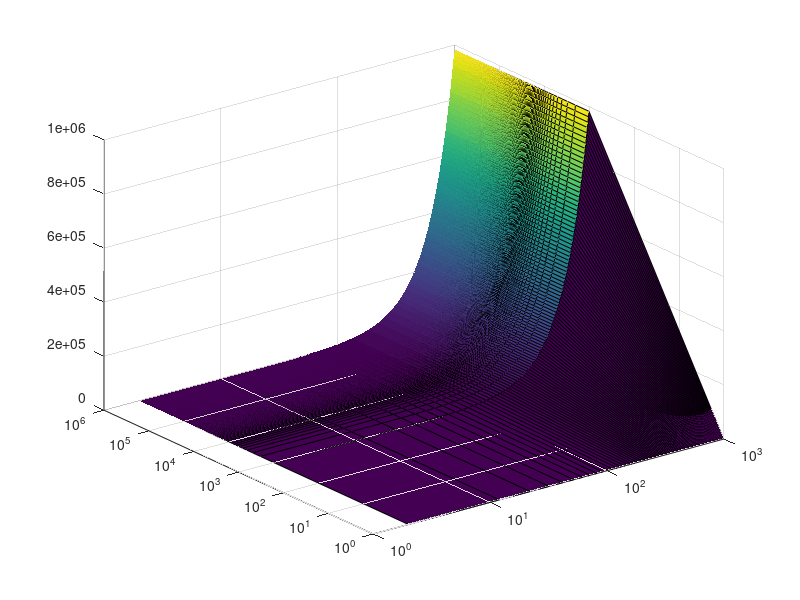

Source code (MATLAB): (Note: this script raises an error after producing the figure.)
clear all
close all
clc

%% Quantum Volume analysis

% Algorithm Quantum Volume

N_max = 1e3;
d_max = 1e6;

[N,d] = meshgrid(2:1e1:N_max,1:1e3:d_max);

% for i = 1:10:N
%     for j = 1:10:d
%         V_Q_a(i,j) = (min(i,j)).^2;
%     end
%     
% end
        
V_Q_a = (min(N,d)).^2;

figure
s = surf(N,d,V_Q_a);
set(gca,'XScale','log')
set(gca,'YScale','log')
s.EdgeColor = 'none';
colorbar
title('Algorithm Quantum Volume Analysis')
xlabel('Number of qubits')
ylabel('Depth')
zlabel('Quantum Volume')

% Device Quantum Volume

N_max = 1e4;
epsilon_eff_min = 1e-6;

[N,epsilon_eff] = meshgrid(2:1:N_max,epsilon_eff_min:1e-3:1);

d2 = 1./(N.*epsilon_eff);

V_Q = (min(N,d2)).^2;

figure
s = surf(N(1,:),epsilon_eff(:,1),V_Q);
set(gca,'XScale','log')
set(gca,'YScale','log')
s.EdgeColor = 'none';
colorbar
title('Device Quantum Volume Analysis')
xlabel('Number of qubits')
ylabel('\epsilon_{eff}')
zlabel('Quantum Volume')

[M_n, n_max] = max(V_Q,[],2);
[M_e, epsilon_max] = max(V_Q);
epsilon_max = epsilon_eff_min .* epsilon_max;

figure
plot(N(1,:),max(V_Q))
title('Quantum Volume Analysis with maximum n')
xlabel('Number of qubits')
ylabel('Max Quantum Volume')

%% Maximization Quantum Volume analysis

N_max = 1e3;
epsilon_eff_min = 1e-5;


for N_i = 2:N_max

    [n,epsilon_eff] = meshgrid(2:1:N_i,epsilon_eff_min:1e-3:1);

    d2 = 1./(n.*epsilon_eff);

    V_Q = (min(n,d2)).^2;
    
    V_Q_max(:,N_i) = max(V_Q,[],2);
    
%     if d2 == N_i
%         
%         line (N_i) = max(max(V_Q));
%         
%     end

end


figure
s = surf(1:N_max,epsilon_eff(:,1),V_Q_max);
set(gca,'XScale','log')
set(gca,'YScale','log')
s.EdgeColor = 'none';
colorbar
title('General Quantum Volume Analysis')
xlabel('Number of qubits')
ylabel('\epsilon_{eff}')
zlabel('Quantum Volume')

